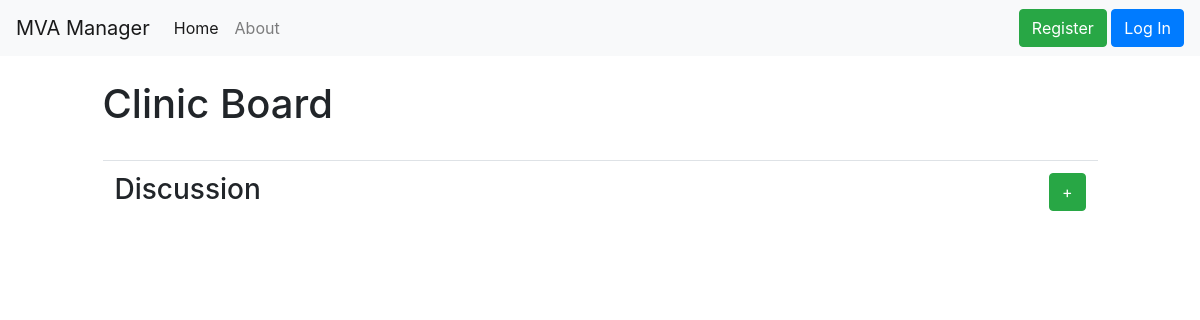
/clinicboard, run on an earlier commit of the app's database.
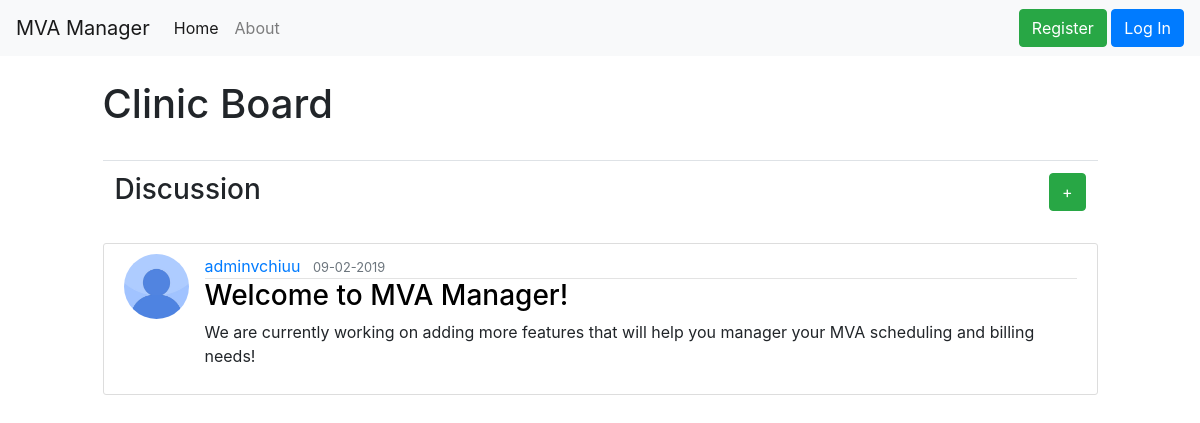
And on a later commit of the database.
### mvaManager/models.py (models this page shows, shortened)
class Post(db.Model):
  id = db.Column(db.Integer, primary_key=True)
  title = db.Column(db.String(20), nullable=False, default='(New Title)')
  date_posted = db.Column(db.DateTime, nullable=False, default=datetime.utcnow)
  content = db.Column(db.Text, nullable=False)
  user_id = db.Column(db.Integer, db.ForeignKey('user.id'), nullable=False)

class User(db.Model, UserMixin):
  id = db.Column(db.Integer, primary_key=True)
  username = db.Column(db.String(20), unique=True, nullable=False)
  firstname = db.Column(db.String(20), nullable=False)
  lastname = db.Column(db.String(20), nullable=False)
  email = db.Column(db.String(120), unique=True, nullable=False)
  image_file = db.Column(db.String(20), nullable=False, default='default.jpg')
  password = db.Column(db.String(60), nullable=False)
  posts = db.relationship('Post', backref='author', lazy=True)

### mvaManager/routes.py (the view)
@app.route('/clinicboard')
def clinicboard():
  posts = Post.query.all()
  return render_template('clinicboard.html', title='ClinicBoard', posts=posts)

### mvaManager/templates/clinicboard.html
{% extends "layout.html" %}
  {% block content %}
  <br>
  <h1> Clinic Board </h1>
  <br>
  <table class="table">
    <tr>
      <td> <h3> Discussion </h3></td>
      <td style="text-align: right"> <a class="btn btn-success" href="{{ url_for('new_post')}}"> + </a> </td>
    </tr>
  </table>
    {% for post in posts %}
    <article class="media content-section">
      <img class="rounded-circle" style="height: 65px; width: 65px; margin-right: 16px"src="{{ url_for('static', filename='profile_pictures/' + post.author.image_file) }}">
      <div class="media-body">
        <div style="border-bottom: 1px solid #e3e3e3">
          <a class="mr-2" href='#'>{{ post.author.username }}</a>
          <small class="text-muted">{{ post.date_posted.strftime('%m-%d-%Y') }}</small>
        </div>
        <h3><a class="article-title" style="color:black" href="{{ url_for('post', post_id=post.id) }}"> {{ post.title }} </a></h3>
        <p class="article-content"> {{ post.content }}</p>
      </div>
    </article>
    {% endfor %}
  {% endblock content %}

### mvaManager/templates/layout.html (shortened to what this page needs)
<!DOCTYPE html>
<html>
  <head>
    <link rel="stylesheet" href="https://stackpath.bootstrapcdn.com/bootstrap/4.3.1/css/bootstrap.min.css">
    <link rel="stylesheet" type="text/css" href="{{ url_for('static', filename='main.css')}}">
  </head>
  <body>
      <nav class="navbar navbar-expand-md navbar-light bg-light">
        <a class="navbar-brand" href="/"> MVA Manager </a>
        <div class="collapse navbar-collapse" id="navbarSupportedContent">
            <ul class="navbar-nav mr-auto">
              <li class="nav-item active">
                <a class="nav-link" href="{{ url_for('home') }}">Home <span class="sr-only">(current)</span></a>
              </li>
              <li class="nav-item">
                <a class="nav-link" href="{{ url_for('about') }}">About</a>
              </li>
            </ul>
        </div>
        <form class="navbar-form navbar-right">
          {% if current_user.is_authenticated %}
            <a href="{{ url_for('settings')}}"> Settings </a>
            <a href="{{ url_for('account')}}"> Account </a>
            <a href="{{ url_for('logout') }}" class="btn btn-primary"> Log Out</a>
          {% else %}
            <a href="{{ url_for('registration') }}" class="btn btn-success">Register</a>
            <a href="{{ url_for('login') }}" class="btn btn-primary">Log In</a>
          {% endif %}
          </form>
      </nav>
    <div class="row">
      <div class="col-md-10 offset-md-1">
        {% block content %} {% endblock %}
      </div>
    </div>
  </body>
</html>

### mvaManager/static/main.css (style rules this page uses)
.content-section { background: #ffffff; padding: 10px 20px; border: 1px solid #dddddd; border-radius: 3px; margin-bottom: 20px; }

What changed in the data, as far as the page shows it:
added Post: image_file (placeholder picture), author.username "adminvchiuu", date_posted "09-02-2019", title "Welcome to MVA Manager!", content "We are currently working on adding more features that will help you manager your MVA scheduling and billing needs!"
